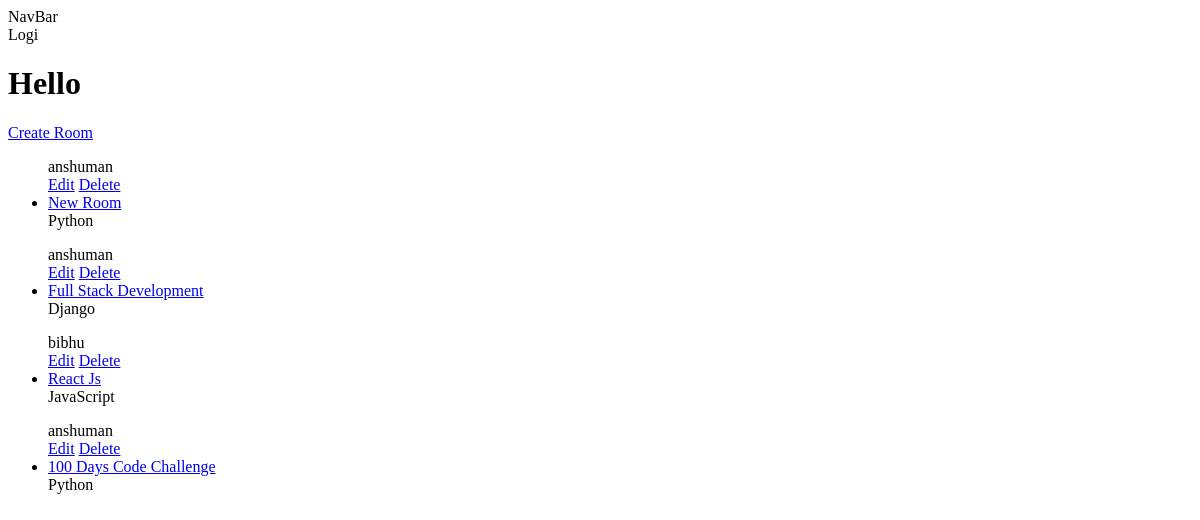
Before: / with the older database file.
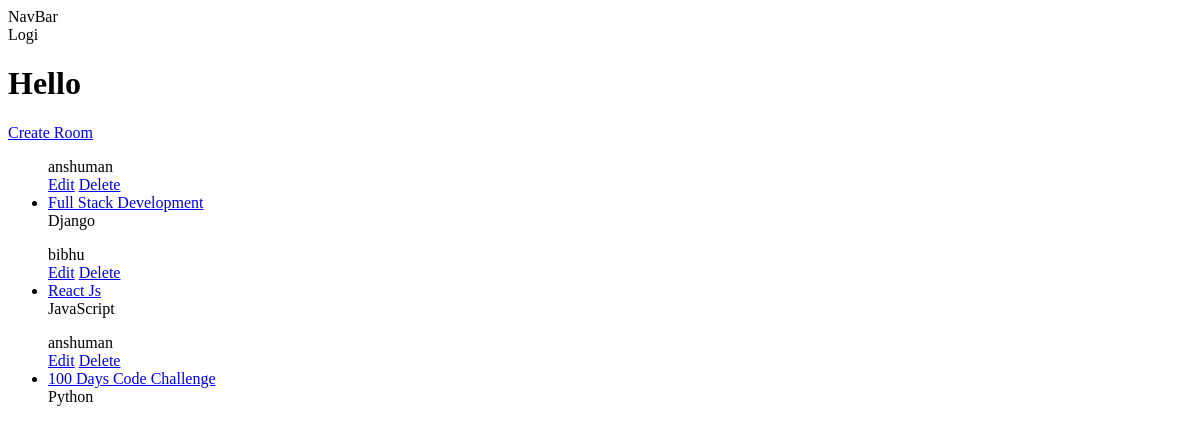
After: the same page with the newer database file.
### base/models.py (models this page shows, shortened)
class Room(models.Model):
    name = models.CharField(max_length=200)
    topic = models.ForeignKey(Topic, on_delete=models.SET_NULL, null=True)
    host = models.ForeignKey(User, on_delete=models.SET_NULL, null=True)
    description = models.TextField(blank=True, null=True)
    created_at = models.DateTimeField(auto_now_add=True)
    updated_at = models.DateTimeField(auto_now=True)
    class Meta:
        ordering = ["-updated_at", "-created_at"]
    def __str__(self):
        return self.name

class Topic(models.Model):
    name = models.CharField(max_length=200)
    created_at = models.DateTimeField(auto_now_add=True)
    updated_at = models.DateTimeField(auto_now=True)

### base/views.py (the view)
# urls.py: path("", home, name="home"),
def home(request):
    rooms = Room.objects.all()
    context = {"rooms": rooms}
    return render(request, "base/home.html", context)

### base/templates/base/home.html
{% extends "base.html" %} {% block content %}
<h1>Hello</h1>
<a href="{% url 'create_room'%}">Create Room</a>
{% for room in rooms %}
<ul>
  <div>{{room.host.username}}</div>
  <div>
    <a href="{% url 'update_room' room.id%}">Edit</a>
    <a href="{% url 'delete_room' room.id%}">Delete</a>
  </div>
  <li><a href="{% url 'roomDetails' room.id %}">{{room}}</a></li>
  <div>{{room.topic.name}}</div>
</ul>
{% endfor %} {% endblock content %}

Changed rows visible on the page:
removed Room: host.username "anshuman", name "New Room", topic.name "Python"
